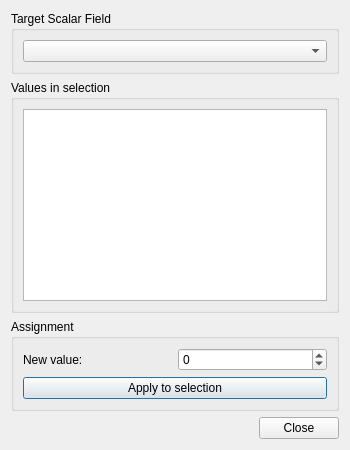
<?xml version="1.0" encoding="UTF-8"?>
<ui version="4.0">
 <class>SFAssignmentDlg</class>
 <widget class="QDialog" name="SFAssignmentDlg">
  <property name="geometry">
   <rect>
    <x>0</x>
    <y>0</y>
    <width>350</width>
    <height>450</height>
   </rect>
  </property>
  <property name="windowTitle">
   <string>Scalar Field Assignment</string>
  </property>
  <layout class="QVBoxLayout" name="verticalLayout">
   <item>
    <widget class="QGroupBox" name="sfGroupBox">
     <property name="title">
      <string>Target Scalar Field</string>
     </property>
     <layout class="QHBoxLayout" name="horizontalLayout_2">
      <item>
       <widget class="QComboBox" name="sfComboBox">
        <property name="sizePolicy">
         <sizepolicy hsizetype="Expanding" vsizetype="Fixed">
          <horstretch>0</horstretch>
          <verstretch>0</verstretch>
         </sizepolicy>
        </property>
       </widget>
      </item>
     </layout>
    </widget>
   </item>
   <item>
    <widget class="QGroupBox" name="valuesGroupBox">
     <property name="title">
      <string>Values in selection</string>
     </property>
     <layout class="QVBoxLayout" name="verticalLayout_2">
      <item>
       <widget class="QListWidget" name="valuesListWidget">
        <property name="alternatingRowColors">
         <bool>true</bool>
        </property>
       </widget>
      </item>
     </layout>
    </widget>
   </item>
   <item>
    <widget class="QGroupBox" name="assignmentGroupBox">
     <property name="title">
      <string>Assignment</string>
     </property>
     <layout class="QGridLayout" name="gridLayout">
      <item row="0" column="0">
       <widget class="QLabel" name="label">
        <property name="text">
         <string>New value:</string>
        </property>
       </widget>
      </item>
      <item row="0" column="1">
       <widget class="QDoubleSpinBox" name="valueSpinBox">
        <property name="decimals">
         <number>0</number>
        </property>
        <property name="minimum">
         <double>-1000000</double>
        </property>
        <property name="maximum">
         <double>1000000</double>
        </property>
       </widget>
      </item>
      <item row="1" column="0" colspan="2">
       <widget class="QPushButton" name="applyButton">
        <property name="text">
         <string>Apply to selection</string>
        </property>
       </widget>
      </item>
     </layout>
    </widget>
   </item>
   <item>
    <widget class="QDialogButtonBox" name="buttonBox">
     <property name="orientation">
      <enum>Qt::Horizontal</enum>
     </property>
     <property name="standardButtons">
      <enum>QDialogButtonBox::Close</enum>
     </property>
    </widget>
   </item>
  </layout>
 </widget>
 <resources/>
 <connections>
  <connection>
   <sender>buttonBox</sender>
   <signal>accepted()</signal>
   <receiver>SFAssignmentDlg</receiver>
   <slot>accept()</slot>
   <hints>
    <hint type="sourcelabel">
     <x>248</x>
     <y>254</y>
    </hint>
    <hint type="destinationlabel">
     <x>157</x>
     <y>274</y>
    </hint>
   </hints>
  </connection>
  <connection>
   <sender>buttonBox</sender>
   <signal>rejected()</signal>
   <receiver>SFAssignmentDlg</receiver>
   <slot>reject()</slot>
   <hints>
    <hint type="sourcelabel">
     <x>316</x>
     <y>260</y>
    </hint>
    <hint type="destinationlabel">
     <x>286</x>
     <y>274</y>
    </hint>
   </hints>
  </connection>
 </connections>
</ui>
